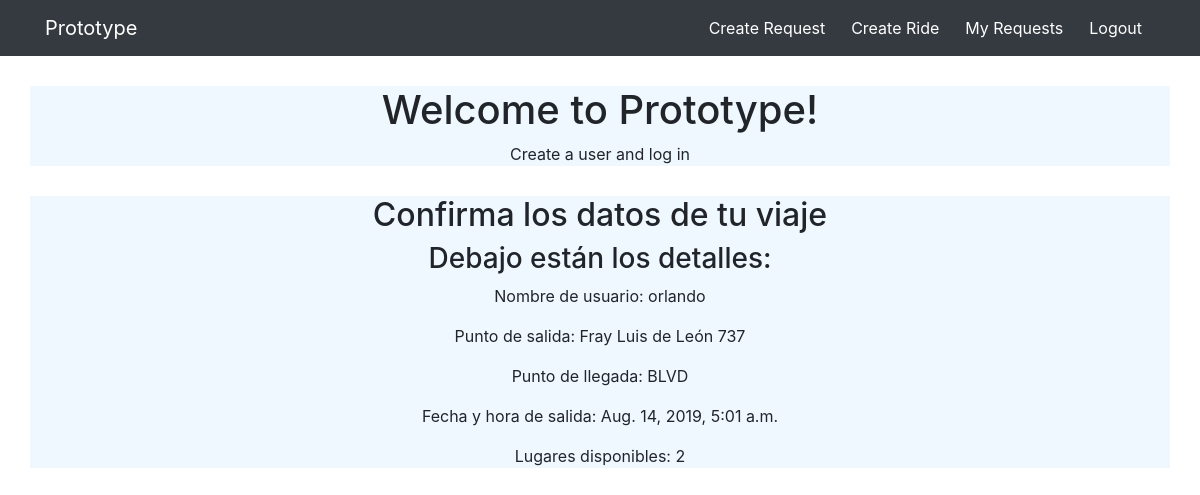
/trips/confirm/orlando/1/ (signed in), run on the app's committed database.
### trips/models.py (models this page shows, shortened)
class Trip(models.Model):
    DESTINATIONS = [
    ('BLVD', 'Boulevard ASIA'),
    ('PH', 'Punta Hermosa'),
    ('PARACAS', 'Paracas'),
    ('ELROS', 'El Rosario'),
    ('CERROA',  'Cerro Azul')
    ]
    SPACES = [
    (1,1), (2,2), (3,3), (4,4), (5,5)
    ]
    user = models.ForeignKey(User, related_name="trips", on_delete = models.CASCADE)
    created_at = models.DateTimeField(auto_now=True, null=False)
    date_request = models.DateTimeField(auto_now = False, default = datetime.now(), null = False, editable = True)
    origin = models.CharField(max_length=100, null=False)
    places = models.SmallIntegerField(choices = SPACES, null=False)
    destination = models.CharField(max_length=64, choices = DESTINATIONS)
    description = models.TextField(blank = True, default = '')

### trips/views.py (the view)
# urls.py: url(r'confirm/(?P<username>[-\w]+)/(?P<pk>\d+)/$', views.TripConfirm.as_view(), name = 'confirm_trip')
class TripConfirm(LoginRequiredMixin, SelectRelatedMixin, generic.DetailView):
    model = models.Trip
    select_related = ('user',)
    def get_queryset(self):
        queryset = super().get_queryset()
        return queryset.filter(
            user__username__iexact=self.kwargs.get("username")
        )

### trips/templates/trips/trip_detail.html
{% extends 'base.html' %}
{% block content %}
  <div class="container" id="tripconftitle" style="text-align:center">
    <h2>Confirma los datos de tu viaje</h2>
    <h3>Debajo están los detalles:</h3>
    <p>Nombre de usuario: {{user.username}}</p>
    <p>Punto de salida: {{trip.origin}}</p>
    <p>Punto de llegada: {{trip.destination}}</p>
    <p>Fecha y hora de salida: {{trip.date_request}}</p>
    <p>Lugares disponibles: {{trip.places}}</p>
  </div>
{% endblock %}

### static/css/master.css (style rules this page uses)
#tripconftitle { text-align: right; background-color: #F0F8FF; margin-top: 30px; }

### data on the page
Trip: origin "Fray Luis de León 737", destination "BLVD", date_request "Aug. 14, 2019, 5:01 a.m.", places "2"

### other printed values
{{ user.username }} "orlando"
